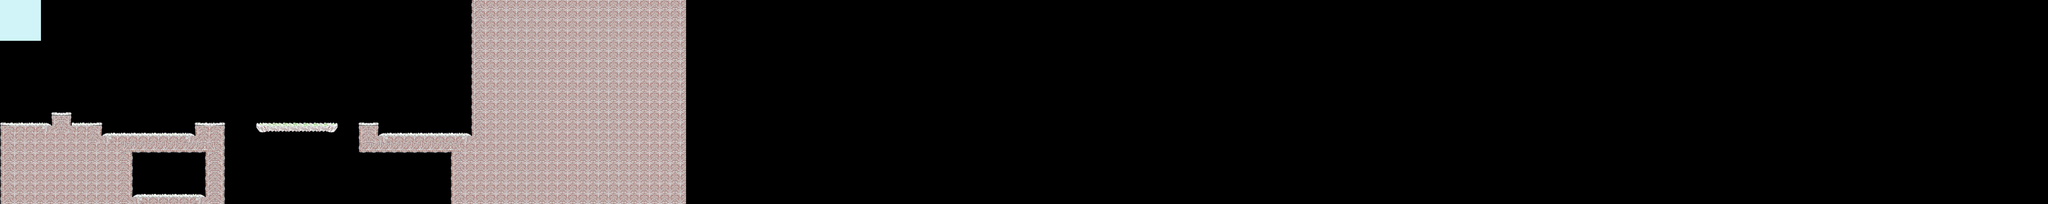

Below is a game level as drawn by its tile map, then a one-line description and the .tmx that defines it (tile-layer data replaced by summaries):
An orthogonal 200x20 tile map with 64x64 px tiles, 1 tile layer (Collision), 5 tilesets, 1 image layer and 19 objects.

<map version="1.0" tiledversion="1.1.2" orientation="orthogonal" renderorder="right-down" width="200" height="20" tilewidth="64" tileheight="64" infinite="0" nextobjectid="37">
 <tileset firstgid="1" name="Tiles" tilewidth="64" tileheight="64" tilecount="43" columns="10">
  <image source="../images/tilemap.png" width="640" height="257" />
  <tile id="8">
   <properties>
    <property name="points" value="0,0 1,1 0,1" />
   </properties>
  </tile>
  <tile id="17">
   <properties>
    <property name="ladder" value="true" />
    <property name="sensor" value="true" />
   </properties>
  </tile>
  <tile id="21">
   <properties>
    <property name="sensor" value="true" />
   </properties>
  </tile>
  <tile id="27">
   <properties>
    <property name="ladder" value="true" />
    <property name="sensor" value="true" />
   </properties>
  </tile>
  <tile id="28">
   <properties>
    <property name="points" value="0,1 1,0 1,1" />
   </properties>
  </tile>
  <tile id="34">
   <properties>
    <property name="sensor" value="true" />
   </properties>
  </tile>
  <tile id="59">
   <properties>
    <property name="sensor" value="true" />
   </properties>
  </tile>
  <tile id="69">
   <properties>
    <property name="sensor" value="true" />
   </properties>
  </tile>
  <tile id="82">
   <properties>
    <property name="sensor" value="true" />
   </properties>
  </tile>
 </tileset>
 <tileset firstgid="84" name="player" tilewidth="132" tileheight="82" tilecount="9" columns="9">
  <image source="../images/magicman.png" width="1188" height="82" />
  <tile id="0">
   <properties>
    <property name="Class" value="Player" />
   </properties>
  </tile>
 </tileset>
 <tileset firstgid="93" name="collectables" tilewidth="64" tileheight="64" tilecount="42" columns="14">
  <image source="../images/collectables.png" width="936" height="216" />
  <tile id="0">
   <properties>
    <property name="Class" value="Collectable" />
    <property name="amount" value="10" />
    <property name="sprite" value="gold_star" />
   </properties>
  </tile>
 </tileset>
 <tileset firstgid="135" name="doors" tilewidth="70" tileheight="110" tilecount="2" columns="2">
  <image source="../images/doors.png" width="140" height="110" />
  <tile id="0">
   <properties>
    <property name="Class" value="Door" />
    <property name="open" value="true" />
    <property name="sprite" value="door_open" />
   </properties>
  </tile>
 </tileset>
 <tileset firstgid="137" name="enemies" tilewidth="72" tileheight="72" tilecount="9" columns="3">
  <image source="../images/enemies.png" width="216" height="216" />
  <tile id="0">
   <properties>
    <property name="Class" value="Snail" />
    <property name="sprite" value="snail" />
   </properties>
  </tile>
  <tile id="1">
   <properties>
    <property name="Class" value="Slime" />
    <property name="sprite" value="slime" />
   </properties>
  </tile>
  <tile id="2">
   <properties>
    <property name="Class" value="Fly" />
    <property name="sprite" value="fly" />
   </properties>
  </tile>
 </tileset>
 <imagelayer name="Background">
  <image source="../images/bg.png" width="256" height="256" />
 </imagelayer>
 <layer name="Collision" width="200" height="20">
  <properties>
   <property name="collision" value="true" />
  </properties>
  <data>[4000 cells, 752 non-empty, 21 distinct tile ids]</data>
 </layer>
 <objectgroup name="Doors">
  <object id="1" gid="135" x="1144.67" y="840" width="70" height="110">
   <properties>
    <property name="id" value="door-1" />
    <property name="link" value="door-2" />
   </properties>
  </object>
  <object id="2" gid="135" x="892" y="1220" width="70" height="110">
   <properties>
    <property name="id" value="door-2" />
    <property name="link" value="door-1" />
   </properties>
  </object>
 </objectgroup>
 <objectgroup name="Sprites">
  <object id="3" gid="84" x="186" y="769" width="132" height="82" />
  <object id="20" gid="137" x="630" y="840" width="72" height="72" />
  <object id="21" gid="138" x="973.333" y="1222.67" width="72" height="72" />
  <object id="22" gid="139" x="1025.33" y="838" width="72" height="72" />
  <object id="23" gid="138" x="2500" y="831" width="72" height="72" />
  <object id="24" gid="93" x="788" y="786" width="64" height="64" />
  <object id="25" gid="93" x="954" y="786" width="64" height="64" />
  <object id="26" gid="93" x="1288" y="738" width="64" height="64" />
  <object id="27" gid="93" x="350" y="664" width="64" height="64">
   <properties>
    <property name="sprite" value="gold_star" />
   </properties>
  </object>
  <object id="28" gid="93" x="1064" y="1090" width="64" height="64" />
  <object id="29" gid="93" x="1182" y="1088" width="64" height="64" />
  <object id="30" gid="93" x="1176" y="1184" width="64" height="64" />
  <object id="31" gid="93" x="1062" y="1182" width="64" height="64" />
  <object id="32" gid="93" x="1666" y="736" width="64" height="64" />
  <object id="33" gid="93" x="1970" y="734" width="64" height="64" />
  <object id="34" gid="93" x="2280" y="724" width="64" height="64" />
  <object id="35" gid="93" x="2766" y="794" width="64" height="64" />
 </objectgroup>
</map>
